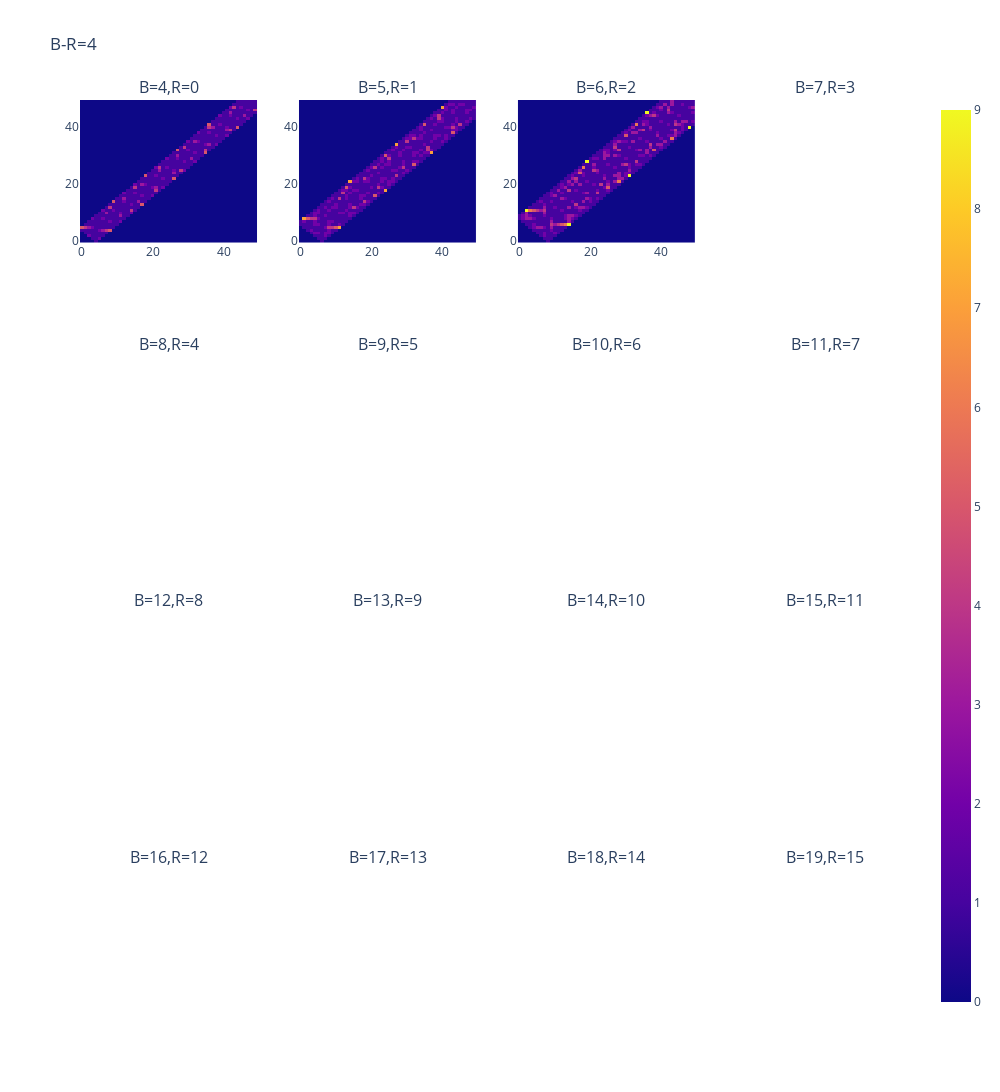

Notebook code cell kept with this figure:
### Code cell
map_maker_fix_diff(4, 50).show()

### Figure 1 — Plotly figure (JSON) as saved in the notebook; plotly's stock layout.template omitted (floating-point values rounded to 4 significant figures; data arrays with more than 128 entries replaced by an {"elided": "..."} marker saying what was removed)
{"data": [{"coloraxis": "coloraxis", "hovertemplate": "x: %{x}<br>y: %{y}<br>color: %{z}<extra></extra>", "name": "0", "type": "heatmap", "xaxis": "x", "yaxis": "y", "z": {"elided": "50x50 int values"}}, {"coloraxis": "coloraxis", "hovertemplate": "x: %{x}<br>y: %{y}<br>color: %{z}<extra></extra>", "name": "0", "type": "heatmap", "xaxis": "x2", "yaxis": "y2", "z": {"elided": "50x50 int values"}}, {"coloraxis": "coloraxis", "hovertemplate": "x: %{x}<br>y: %{y}<br>color: %{z}<extra></extra>", "name": "0", "type": "heatmap", "xaxis": "x3", "yaxis": "y3", "z": {"elided": "50x50 int values"}}], "layout": {"annotations": [{"font": {"size": 16}, "showarrow": false, "text": "B=4,R=0", "x": 0.1062, "xanchor": "center", "xref": "paper", "y": 1, "yanchor": "bottom", "yref": "paper"}, {"font": {"size": 16}, "showarrow": false, "text": "B=5,R=1", "x": 0.3688, "xanchor": "center", "xref": "paper", "y": 1, "yanchor": "bottom", "yref": "paper"}, {"font": {"size": 16}, "showarrow": false, "text": "B=6,R=2", "x": 0.6313, "xanchor": "center", "xref": "paper", "y": 1, "yanchor": "bottom", "yref": "paper"}, {"font": {"size": 16}, "showarrow": false, "text": "B=7,R=3", "x": 0.8938, "xanchor": "center", "xref": "paper", "y": 1, "yanchor": "bottom", "yref": "paper"}, {"font": {"size": 16}, "showarrow": false, "text": "B=8,R=4", "x": 0.1062, "xanchor": "center", "xref": "paper", "y": 0.7188, "yanchor": "bottom", "yref": "paper"}, {"font": {"size": 16}, "showarrow": false, "text": "B=9,R=5", "x": 0.3688, "xanchor": "center", "xref": "paper", "y": 0.7188, "yanchor": "bottom", "yref": "paper"}, {"font": {"size": 16}, "showarrow": false, "text": "B=10,R=6", "x": 0.6313, "xanchor": "center", "xref": "paper", "y": 0.7188, "yanchor": "bottom", "yref": "paper"}, {"font": {"size": 16}, "showarrow": false, "text": "B=11,R=7", "x": 0.8938, "xanchor": "center", "xref": "paper", "y": 0.7188, "yanchor": "bottom", "yref": "paper"}, {"font": {"size": 16}, "showarrow": false, "text": "B=12,R=8", "x": 0.1062, "xanchor": "center", "xref": "paper", "y": 0.4375, "yanchor": "bottom", "yref": "paper"}, {"font": {"size": 16}, "showarrow": false, "text": "B=13,R=9", "x": 0.3688, "xanchor": "center", "xref": "paper", "y": 0.4375, "yanchor": "bottom", "yref": "paper"}, {"font": {"size": 16}, "showarrow": false, "text": "B=14,R=10", "x": 0.6313, "xanchor": "center", "xref": "paper", "y": 0.4375, "yanchor": "bottom", "yref": "paper"}, {"font": {"size": 16}, "showarrow": false, "text": "B=15,R=11", "x": 0.8938, "xanchor": "center", "xref": "paper", "y": 0.4375, "yanchor": "bottom", "yref": "paper"}, {"font": {"size": 16}, "showarrow": false, "text": "B=16,R=12", "x": 0.1062, "xanchor": "center", "xref": "paper", "y": 0.1562, "yanchor": "bottom", "yref": "paper"}, {"font": {"size": 16}, "showarrow": false, "text": "B=17,R=13", "x": 0.3688, "xanchor": "center", "xref": "paper", "y": 0.1562, "yanchor": "bottom", "yref": "paper"}, {"font": {"size": 16}, "showarrow": false, "text": "B=18,R=14", "x": 0.6313, "xanchor": "center", "xref": "paper", "y": 0.1562, "yanchor": "bottom", "yref": "paper"}, {"font": {"size": 16}, "showarrow": false, "text": "B=19,R=15", "x": 0.8938, "xanchor": "center", "xref": "paper", "y": 0.1562, "yanchor": "bottom", "yref": "paper"}], "height": 1280, "title": {"text": "B-R=4"}, "width": 1000, "xaxis": {"anchor": "y", "autorange": true, "domain": [0, 0.2125], "range": [-0.5, 49.5]}, "xaxis10": {"anchor": "y10", "domain": [0.2625, 0.475]}, "xaxis11": {"anchor": "y11", "domain": [0.525, 0.7375]}, "xaxis12": {"anchor": "y12", "domain": [0.7875, 1]}, "xaxis13": {"anchor": "y13", "domain": [0, 0.2125]}, "xaxis14": {"anchor": "y14", "domain": [0.2625, 0.475]}, "xaxis15": {"anchor": "y15", "domain": [0.525, 0.7375]}, "xaxis16": {"anchor": "y16", "domain": [0.7875, 1]}, "xaxis2": {"anchor": "y2", "autorange": true, "domain": [0.2625, 0.475], "range": [-0.5, 49.5]}, "xaxis3": {"anchor": "y3", "autorange": true, "domain": [0.525, 0.7375], "range": [-0.5, 49.5]}, "xaxis4": {"anchor": "y4", "domain": [0.7875, 1]}, "xaxis5": {"anchor": "y5", "domain": [0, 0.2125]}, "xaxis6": {"anchor": "y6", "domain": [0.2625, 0.475]}, "xaxis7": {"anchor": "y7", "domain": [0.525, 0.7375]}, "xaxis8": {"anchor": "y8", "domain": [0.7875, 1]}, "xaxis9": {"anchor": "y9", "domain": [0, 0.2125]}, "yaxis": {"anchor": "x", "autorange": true, "domain": [0.8438, 1], "range": [-0.5, 49.5]}, "yaxis10": {"anchor": "x10", "domain": [0.2812, 0.4375]}, "yaxis11": {"anchor": "x11", "domain": [0.2812, 0.4375]}, "yaxis12": {"anchor": "x12", "domain": [0.2812, 0.4375]}, "yaxis13": {"anchor": "x13", "domain": [0, 0.1562]}, "yaxis14": {"anchor": "x14", "domain": [0, 0.1562]}, "yaxis15": {"anchor": "x15", "domain": [0, 0.1562]}, "yaxis16": {"anchor": "x16", "domain": [0, 0.1562]}, "yaxis2": {"anchor": "x2", "autorange": true, "domain": [0.8438, 1], "range": [-0.5, 49.5]}, "yaxis3": {"anchor": "x3", "autorange": true, "domain": [0.8438, 1], "range": [-0.5, 49.5]}, "yaxis4": {"anchor": "x4", "domain": [0.8438, 1]}, "yaxis5": {"anchor": "x5", "domain": [0.5625, 0.7188]}, "yaxis6": {"anchor": "x6", "domain": [0.5625, 0.7188]}, "yaxis7": {"anchor": "x7", "domain": [0.5625, 0.7188]}, "yaxis8": {"anchor": "x8", "domain": [0.5625, 0.7188]}, "yaxis9": {"anchor": "x9", "domain": [0.2812, 0.4375]}}}
